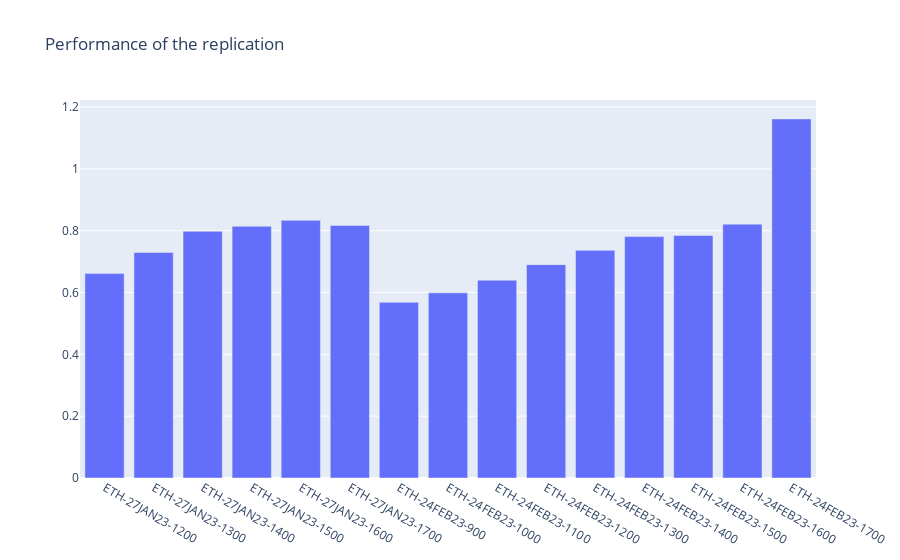

Notebook code cell kept with this figure:
### Code cell
# dices2 = pd.DataFrame(np.random.randint(low=1, high=7, size=(100, 2)), columns=('Кость 1', 'Кость 2'))
# dices2['Сумма'] = dices2['Кость 1'] + dices2['Кость 2']
# dices3 = pd.DataFrame(np.random.randint(low=1, high=7, size=(1000, 2)), columns=('Кость 1', 'Кость 2'))
# dices3['Сумма'] = dices3['Кость 1'] + dices3['Кость 2']

fig = go.Figure(layout = {"title": {"text": "Performance of the replication"}})
# fig.add_trace(go.Histogram(x=dices['Сумма']))
for i in range(len(res)):
    # fig.add_trace(go.Histogram(x=r))
    # fig.add_trace(go.Histogram(x=r))
    fig2 = px.bar(res[i], x=np.array([res[i][0]]), y=np.array([res[i][1]]))
    
    # fig2 = px.bar(df, x="x", y="y")
    fig.add_trace(fig2.data[0])

# fig.add_trace(go.Histogram(x=dices3['Сумма']))
fig.show()

### Figure 1 — Plotly figure (JSON) as saved in the notebook; plotly's stock layout.template omitted (floating-point values rounded to 4 significant figures)
{"data": [{"alignmentgroup": "True", "hovertemplate": "x=%{x}<br>y=%{y}<extra></extra>", "legendgroup": "", "marker": {"color": "#636efa", "pattern": {"shape": ""}}, "name": "", "offsetgroup": "", "orientation": "v", "showlegend": false, "textposition": "auto", "type": "bar", "x": ["ETH-27JAN23-1200"], "xaxis": "x", "y": [0.6612], "yaxis": "y"}, {"alignmentgroup": "True", "hovertemplate": "x=%{x}<br>y=%{y}<extra></extra>", "legendgroup": "", "marker": {"color": "#636efa", "pattern": {"shape": ""}}, "name": "", "offsetgroup": "", "orientation": "v", "showlegend": false, "textposition": "auto", "type": "bar", "x": ["ETH-27JAN23-1300"], "xaxis": "x", "y": [0.7294], "yaxis": "y"}, {"alignmentgroup": "True", "hovertemplate": "x=%{x}<br>y=%{y}<extra></extra>", "legendgroup": "", "marker": {"color": "#636efa", "pattern": {"shape": ""}}, "name": "", "offsetgroup": "", "orientation": "v", "showlegend": false, "textposition": "auto", "type": "bar", "x": ["ETH-27JAN23-1400"], "xaxis": "x", "y": [0.7982], "yaxis": "y"}, {"alignmentgroup": "True", "hovertemplate": "x=%{x}<br>y=%{y}<extra></extra>", "legendgroup": "", "marker": {"color": "#636efa", "pattern": {"shape": ""}}, "name": "", "offsetgroup": "", "orientation": "v", "showlegend": false, "textposition": "auto", "type": "bar", "x": ["ETH-27JAN23-1500"], "xaxis": "x", "y": [0.8143], "yaxis": "y"}, {"alignmentgroup": "True", "hovertemplate": "x=%{x}<br>y=%{y}<extra></extra>", "legendgroup": "", "marker": {"color": "#636efa", "pattern": {"shape": ""}}, "name": "", "offsetgroup": "", "orientation": "v", "showlegend": false, "textposition": "auto", "type": "bar", "x": ["ETH-27JAN23-1600"], "xaxis": "x", "y": [0.8335], "yaxis": "y"}, {"alignmentgroup": "True", "hovertemplate": "x=%{x}<br>y=%{y}<extra></extra>", "legendgroup": "", "marker": {"color": "#636efa", "pattern": {"shape": ""}}, "name": "", "offsetgroup": "", "orientation": "v", "showlegend": false, "textposition": "auto", "type": "bar", "x": ["ETH-27JAN23-1700"], "xaxis": "x", "y": [0.8168], "yaxis": "y"}, {"alignmentgroup": "True", "hovertemplate": "x=%{x}<br>y=%{y}<extra></extra>", "legendgroup": "", "marker": {"color": "#636efa", "pattern": {"shape": ""}}, "name": "", "offsetgroup": "", "orientation": "v", "showlegend": false, "textposition": "auto", "type": "bar", "x": ["ETH-24FEB23-900"], "xaxis": "x", "y": [0.5682], "yaxis": "y"}, {"alignmentgroup": "True", "hovertemplate": "x=%{x}<br>y=%{y}<extra></extra>", "legendgroup": "", "marker": {"color": "#636efa", "pattern": {"shape": ""}}, "name": "", "offsetgroup": "", "orientation": "v", "showlegend": false, "textposition": "auto", "type": "bar", "x": ["ETH-24FEB23-1000"], "xaxis": "x", "y": [0.5989], "yaxis": "y"}, {"alignmentgroup": "True", "hovertemplate": "x=%{x}<br>y=%{y}<extra></extra>", "legendgroup": "", "marker": {"color": "#636efa", "pattern": {"shape": ""}}, "name": "", "offsetgroup": "", "orientation": "v", "showlegend": false, "textposition": "auto", "type": "bar", "x": ["ETH-24FEB23-1100"], "xaxis": "x", "y": [0.6396], "yaxis": "y"}, {"alignmentgroup": "True", "hovertemplate": "x=%{x}<br>y=%{y}<extra></extra>", "legendgroup": "", "marker": {"color": "#636efa", "pattern": {"shape": ""}}, "name": "", "offsetgroup": "", "orientation": "v", "showlegend": false, "textposition": "auto", "type": "bar", "x": ["ETH-24FEB23-1200"], "xaxis": "x", "y": [0.6902], "yaxis": "y"}, {"alignmentgroup": "True", "hovertemplate": "x=%{x}<br>y=%{y}<extra></extra>", "legendgroup": "", "marker": {"color": "#636efa", "pattern": {"shape": ""}}, "name": "", "offsetgroup": "", "orientation": "v", "showlegend": false, "textposition": "auto", "type": "bar", "x": ["ETH-24FEB23-1300"], "xaxis": "x", "y": [0.7364], "yaxis": "y"}, {"alignmentgroup": "True", "hovertemplate": "x=%{x}<br>y=%{y}<extra></extra>", "legendgroup": "", "marker": {"color": "#636efa", "pattern": {"shape": ""}}, "name": "", "offsetgroup": "", "orientation": "v", "showlegend": false, "textposition": "auto", "type": "bar", "x": ["ETH-24FEB23-1400"], "xaxis": "x", "y": [0.7808], "yaxis": "y"}, {"alignmentgroup": "True", "hovertemplate": "x=%{x}<br>y=%{y}<extra></extra>", "legendgroup": "", "marker": {"color": "#636efa", "pattern": {"shape": ""}}, "name": "", "offsetgroup": "", "orientation": "v", "showlegend": false, "textposition": "auto", "type": "bar", "x": ["ETH-24FEB23-1500"], "xaxis": "x", "y": [0.7847], "yaxis": "y"}, {"alignmentgroup": "True", "hovertemplate": "x=%{x}<br>y=%{y}<extra></extra>", "legendgroup": "", "marker": {"color": "#636efa", "pattern": {"shape": ""}}, "name": "", "offsetgroup": "", "orientation": "v", "showlegend": false, "textposition": "auto", "type": "bar", "x": ["ETH-24FEB23-1600"], "xaxis": "x", "y": [0.8212], "yaxis": "y"}, {"alignmentgroup": "True", "hovertemplate": "x=%{x}<br>y=%{y}<extra></extra>", "legendgroup": "", "marker": {"color": "#636efa", "pattern": {"shape": ""}}, "name": "", "offsetgroup": "", "orientation": "v", "showlegend": false, "textposition": "auto", "type": "bar", "x": ["ETH-24FEB23-1700"], "xaxis": "x", "y": [1.162], "yaxis": "y"}], "layout": {"autosize": true, "title": {"text": "Performance of the replication"}, "xaxis": {"autorange": true, "range": [-0.5, 14.5], "type": "category"}, "yaxis": {"autorange": true, "range": [0, 1.223], "type": "linear"}}}
